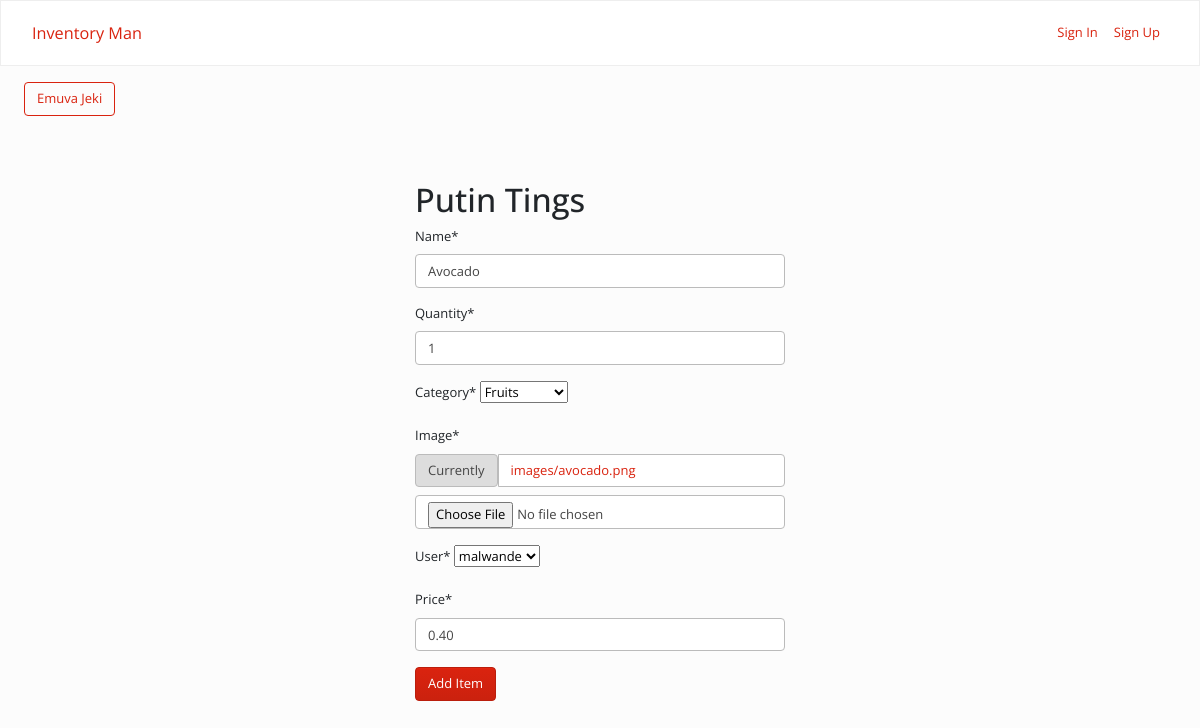
The page /inventory_man/edit-item/1 on the database its author committed.
### inventory_man/models.py (models this page shows, shortened)
class InventoryItem(models.Model):
    name = models.CharField(max_length=200)
    quantity = models.IntegerField()
    category = models.ForeignKey('Category', on_delete=models.SET_NULL, blank=True, null=True)
    date_added = models.DateTimeField(auto_now_add=True)
    image = models.ImageField(upload_to ='images/')
    user = models.ForeignKey(User, on_delete=models.CASCADE)
    price= models.DecimalField(max_digits=10, decimal_places=2)

class Category(models.Model):
	name = models.CharField(max_length=200)
	class Meta:
		verbose_name_plural = 'categories'
	def __str__(self):
		return self.name

### inventory_man/views.py (the view)
# urls.py: path("edit-item/<int:pk>", Edit.as_view(), name="change"),
class Edit(UpdateView):
    model = InventoryItem
    form_class = InventoryItemForm
    template_name = 'put_tings.html'
    success_url = reverse_lazy('dashboard')

### inventory_man/forms.py
class InventoryItemForm(forms.ModelForm):
    category = forms.ModelChoiceField(queryset=Category.objects.all(), initial=0)
    def __init__(self, *args, **kwargs):
        super().__init__(*args, **kwargs)
        self.helper = FormHelper()
        self.helper.form_method = 'post'
        self.helper.form_enctype = 'multipart/form-data'
    class Meta:
        model = InventoryItem
        fields = "__all__"

### inventory_man/templates/put_tings.html (shortened to what this page needs)
{% extends 'base.html' %}
{% load crispy_forms_tags %}
{% block content %}
    <a href="{% url 'dashboard' %}" class="btn btn-outline-primary my-3 mx-4">Emuva Jeki</a>
   <div class="col-11 col-md-4 mx-auto mt-5">
			<h1>Putin Tings </h1>
			<form method="POST" enctype="multipart/form-data">
				{{ form|crispy }}
				<div class="mt-3">
					<button class="btn btn-primary">Add Item</button>
				</div>
			</form>
		</div>
{% endblock content %}

### rows shown on the page
InventoryItem: name "Avocado", quantity "1", category "Fruits", user "malwande", price "0.40"
